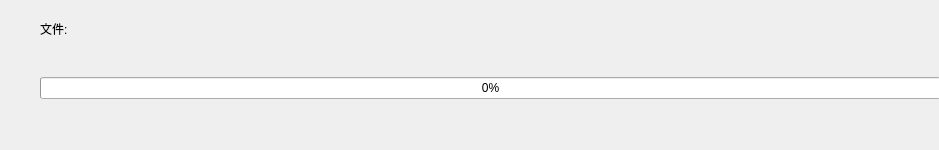
<?xml version="1.0" encoding="UTF-8"?>
<ui version="4.0">
 <class>uploadFileProgress</class>
 <widget class="QWidget" name="uploadFileProgress">
  <property name="geometry">
   <rect>
    <x>0</x>
    <y>0</y>
    <width>939</width>
    <height>150</height>
   </rect>
  </property>
  <property name="windowTitle">
   <string>操作进度</string>
  </property>
  <property name="windowIcon">
   <iconset resource="icon.qrc">
    <normaloff>:/icon/fileServer.png</normaloff>:/icon/fileServer.png</iconset>
  </property>
  <widget class="QWidget" name="">
   <property name="geometry">
    <rect>
     <x>40</x>
     <y>20</y>
     <width>901</width>
     <height>119</height>
    </rect>
   </property>
   <layout class="QVBoxLayout" name="verticalLayout">
    <item>
     <widget class="QLabel" name="fileOrDirName">
      <property name="text">
       <string>文件:</string>
      </property>
     </widget>
    </item>
    <item>
     <spacer name="verticalSpacer">
      <property name="orientation">
       <enum>Qt::Vertical</enum>
      </property>
      <property name="sizeHint" stdset="0">
       <size>
        <width>20</width>
        <height>18</height>
       </size>
      </property>
     </spacer>
    </item>
    <item>
     <widget class="QProgressBar" name="upOrdownLoadPro">
      <property name="value">
       <number>0</number>
      </property>
     </widget>
    </item>
    <item>
     <spacer name="verticalSpacer_2">
      <property name="orientation">
       <enum>Qt::Vertical</enum>
      </property>
      <property name="sizeHint" stdset="0">
       <size>
        <width>20</width>
        <height>40</height>
       </size>
      </property>
     </spacer>
    </item>
   </layout>
  </widget>
 </widget>
 <resources>
  <include location="icon.qrc"/>
 </resources>
 <connections/>
</ui>
